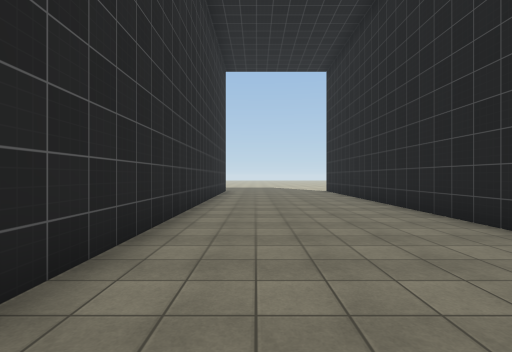
view 1 (above)

15 first-person views from a walk through a 3-D level made in the Unity game engine. The camera is 1.5 m above the floor, looks level and sees 85° across. Doors are open. The floor is counted in squares, 2 m on a side. Each view is taken from the middle of a square. On the plan, view 1 faces up. The plan holds only what a view shows up to about 10 squares ahead; the rest is blank. The place goes on beyond the plan. The player is left out. Some animated figures are not drawn. Some surface patterns are stand-ins.

view 2
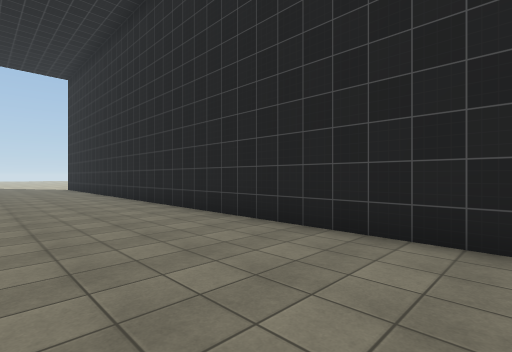

view 3
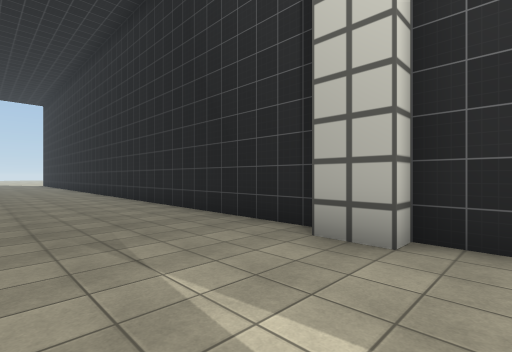

view 4
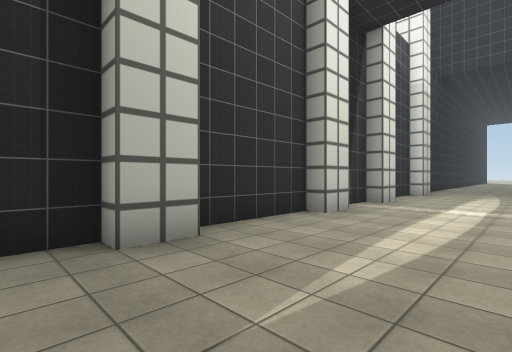

view 5
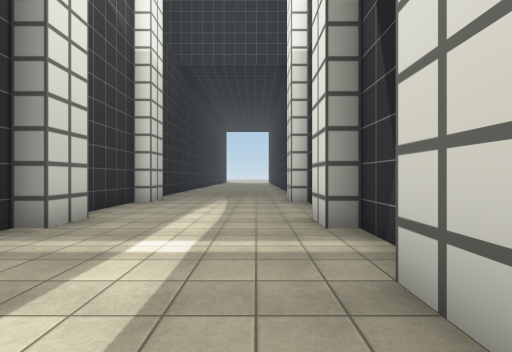

view 6
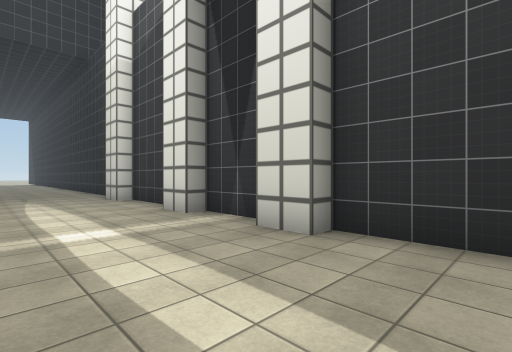

view 7
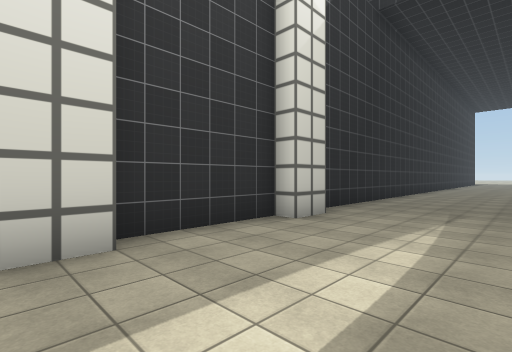

view 8
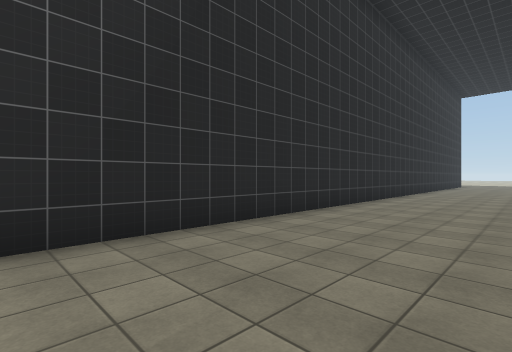

view 9
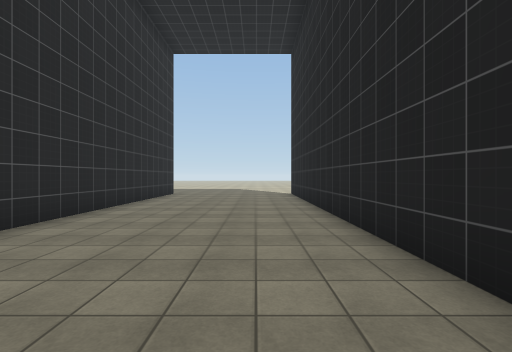

view 10
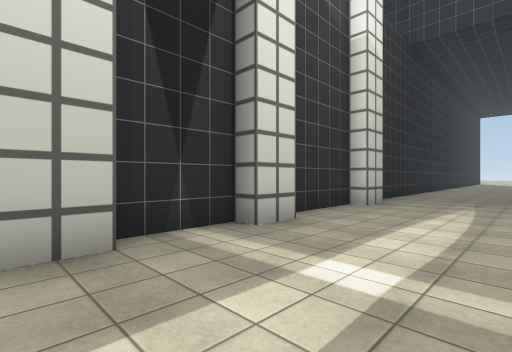

view 11
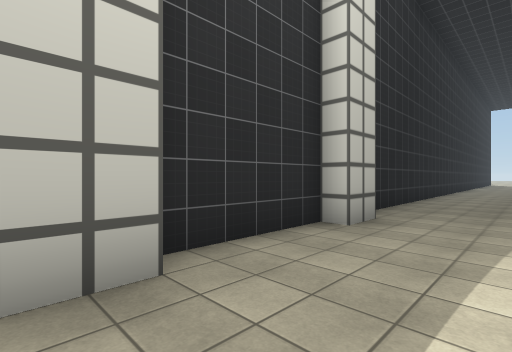

view 12
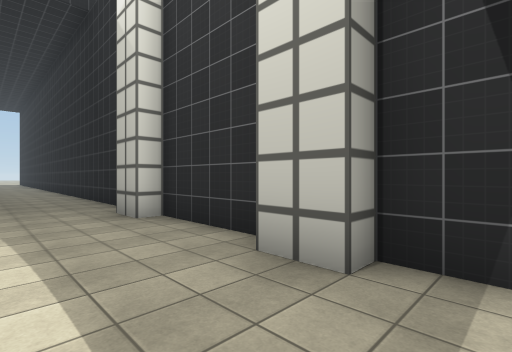

view 13
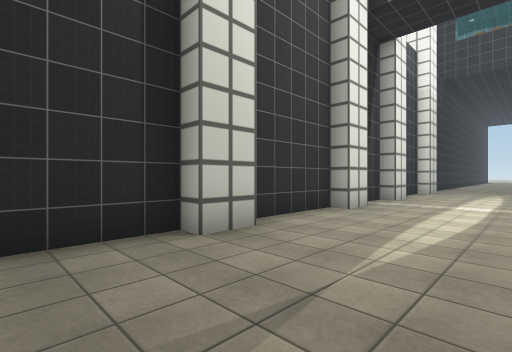

view 14
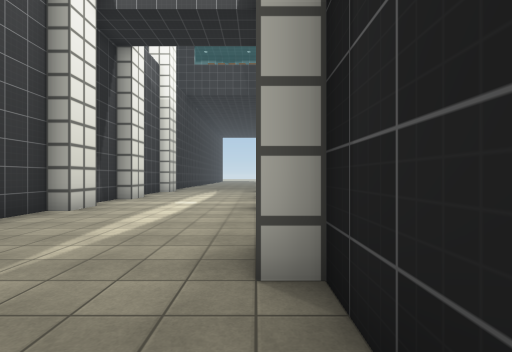

view 15
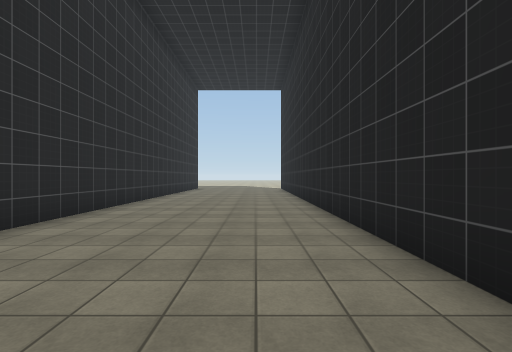

### Floor plan
Points are (right, up) in squares from view 1. A wall is a line through its corners. A room is listed if a view was taken in it or the views show most of it. See-through windows are left out.
Room 1 (views 1, 2, 3, 4, 5, 6, 7, 8, 9, 10, 11, 12, 13, 14, 15)
walls: (-1, -10) (-1, -11); (-1.5, -11) (-1.5, -14); (-1, -14) (-1, -15); (-1.5, -15) (-1.5, -17); (-1, -17) (-1, -18); (3, -18) (3, -17) (3.5, -17) (3.5, -15) (3, -15) (3, -14) (3.5, -14) (3.5, -11) (3, -11) (3, -10) (3.5, -10) (3.5, 11.5); (-1.5, -18) (-1.5, -21); (-1, -21) (-1, -22); (-1.5, -22) (-1.5, -23.9); (-1.5, 11.5) (-1.5, -9.2); (3.5, -24.5) (3.5, -22) (3, -22) (3, -21) (3.5, -21) (3.5, -18.2)

Positions as (right, up) in squares from view 1, and headings:
1: (0, 0), facing up
2: (0, -4), facing up-right
3: (0, -12), facing up-right
4: (0, -9), facing down-right
5: (0, -13), facing down
6: (2, -12), facing down-left
7: (2, -15), facing up-left
8: (2, -9), facing up-left
9: (2, 2), facing up
10: (0, -14), facing down-right
11: (1, -17), facing down-right
12: (1, -16), facing up-right
13: (2, -24), facing up-left
14: (3, -24), facing up
15: (2, -3), facing up
